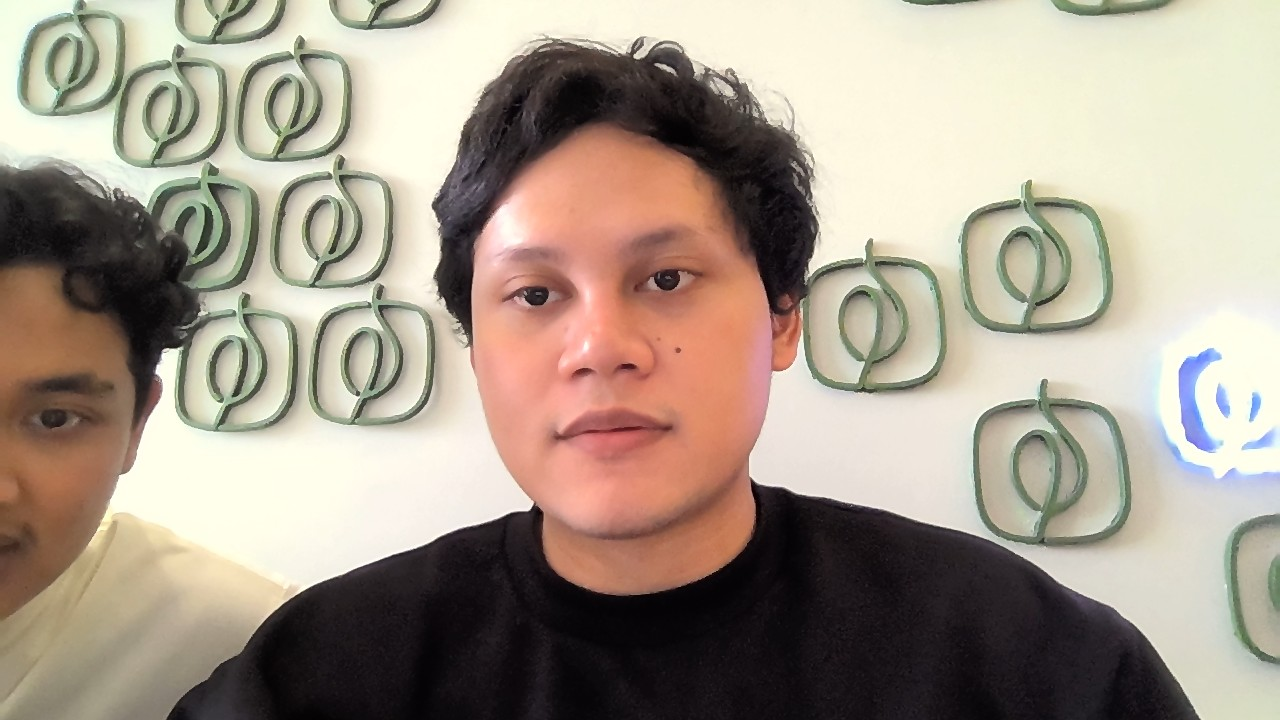
#> input picture dataset/images/enrolled/2702385671.jpg, 1280 x 720 px
$ python -i prepare_dataset.py   (imports and definitions only)
#> lines starting #> are read from the running program, lines starting #| are printed output that depends on the picture; after the words box and inside, x2 and y2 are one past the last pixel; in counts of white or black regions, pixels touching at a corner belong together
#> further down, picture is the input picture: shape (720, 1280, 3); mean B, G, R 138.5, 152.9, 165.1
"""Generator & pengaya metadata dataset wajah Pasien Rumah Sakit (SIMRS Face Recognition).

Menghasilkan/memperbarui:
- dataset/images/enrolled/       : 20 foto wajah pasien terdaftar (640x480 JPEG)
- dataset/images/test_positive/  : 20 foto variasi kamera/pencahayaan pasien terdaftar
- dataset/images/test_negative/  : 5 foto wajah pengunjung belum terdaftar (uji True Negative)
- dataset/metadata.json          : Data Rekam Medis lengkap 20 pasien (No. RM, NIK, Alergi, Riwayat Berobat)
- dataset/metadata.csv           : Tabel ringkasan data pasien format CSV untuk lampiran skripsi
- dataset/test_cases.json        : Skenario pengujian 25 sampel uji
"""

from __future__ import annotations

import csv
import json
import os
import tempfile
import urllib.request
from pathlib import Path
from typing import Any

import cv2
import numpy as np

BASE_DIR = Path(__file__).resolve().parent
ENROLLED_DIR = BASE_DIR / "images" / "enrolled"
POSITIVE_DIR = BASE_DIR / "images" / "test_positive"
NEGATIVE_DIR = BASE_DIR / "images" / "test_negative"

TARGET_WIDTH = 640
TARGET_HEIGHT = 480

ENROLLED_PATIENTS: list[dict[str, Any]] = [
    {
        "person_id": "MHS-2026-001",
        "no_rm": "RM-2026-001",
        "nik": "3273011405950001",
        "full_name": "Aditya Pratama",
        "gender": "L",
        "age": 31,
        "blood_type": "O+",
        "insurance": "BPJS Kesehatan",
        "allergies": "Penisilin (Antibiotik), Udang",
        "chronic_conditions": "Hipertensi Ringan",
        "poliklinik": "Poli Penyakit Dalam",
        "dokter": "dr. Hendra Wijaya, Sp.PD",
        "pravatar_id": 3,
        "medical_history": [
            {
                "date": "2026-09-18",
                "poliklinik": "Poli Penyakit Dalam",
                "doctor": "dr. Hendra Wijaya, Sp.PD",
                "diagnosis": "Hipertensi Esensial (I10)",
                "treatment": "Amlodipine 5mg 1x1, Edukasi diet rendah garam",
            },
            {
                "date": "2026-07-04",
                "poliklinik": "Poli Umum",
                "doctor": "dr. Sinta Maharani",
                "diagnosis": "Gastritis Akut (K29.1)",
                "treatment": "Omeprazole 20mg 2x1, Antasida Doen",
            },
        ],
    },
    {
        "person_id": "MHS-2026-002",
        "no_rm": "RM-2026-002",
        "nik": "3273025808990002",
        "full_name": "Nabila Putri Maharani",
        "gender": "P",
        "age": 27,
        "blood_type": "A+",
        "insurance": "Asuransi Swasta",
        "allergies": "Ibuprofen (NSAID), Debu",
        "chronic_conditions": "Asma Bronkial",
        "poliklinik": "Poli Paru & Pernapasan",
        "dokter": "dr. Faisal Rahman, Sp.P",
        "pravatar_id": 5,
        "medical_history": [
            {
                "date": "2026-09-25",
                "poliklinik": "Poli Paru & Pernapasan",
                "doctor": "dr. Faisal Rahman, Sp.P",
                "diagnosis": "Asma Bronkial Terkontrol (J45.9)",
                "treatment": "Inhaler Salbutamol, Cetirizine 10mg",
            },
            {
                "date": "2026-06-12",
                "poliklinik": "Poli Umum",
                "doctor": "dr. Sinta Maharani",
                "diagnosis": "ISPA Ringan (J06.9)",
                "treatment": "Paracetamol 500mg, Vitamin C",
            },
        ],
    },
    {
        "person_id": "MHS-2026-003",
        "no_rm": "RM-2026-003",
        "nik": "3273032101880003",
        "full_name": "Rizky Ramadhan",
        "gender": "L",
        "age": 38,
        "blood_type": "B+",
        "insurance": "BPJS Kesehatan",
        "allergies": "Tidak Ada Alergi",
        "chronic_conditions": "Diabetes Melitus Tipe 2",
        "poliklinik": "Poli Penyakit Dalam",
        "dokter": "dr. Hendra Wijaya, Sp.PD",
        "pravatar_id": 6,
        "medical_history": [
            {
                "date": "2026-09-10",
                "poliklinik": "Poli Penyakit Dalam",
                "doctor": "dr. Hendra Wijaya, Sp.PD",
                "diagnosis": "Diabetes Melitus Tipe 2 (E11)",
                "treatment": "Metformin 500mg 2x1, Cek HbA1c rutin",
            }
        ],
    },
    {
        "person_id": "MHS-2026-004",
        "no_rm": "RM-2026-004",
        "nik": "3273046204960004",
        "full_name": "Aulia Rahmawati",
        "gender": "P",
        "age": 30,
        "blood_type": "O+",
        "insurance": "BPJS Kesehatan",
        "allergies": "Amoxicillin",
        "chronic_conditions": "Tidak Ada",
        "poliklinik": "Poli Mata",
        "dokter": "dr. Ratna Kusuma, Sp.M",
        "pravatar_id": 9,
        "medical_history": [
            {
                "date": "2026-08-29",
                "poliklinik": "Poli Mata",
                "doctor": "dr. Ratna Kusuma, Sp.M",
                "diagnosis": "Miopia & Astigmatisme (H52.1)",
                "treatment": "Resep kacamata koreksi & tetes mata Sodium Hyaluronate",
            }
        ],
    },
    {
        "person_id": "MHS-2026-005",
        "no_rm": "RM-2026-005",
        "nik": "3273051907920005",
        "full_name": "Fajar Nugroho",
        "gender": "L",
        "age": 34,
        "blood_type": "AB+",
        "insurance": "Umum",
        "allergies": "Tidak Ada Alergi",
        "chronic_conditions": "Dislipidemia",
        "poliklinik": "Poli Jantung",
        "dokter": "dr. Bambang Hartono, Sp.JP",
        "pravatar_id": 12,
        "medical_history": [
            {
                "date": "2026-09-02",
                "poliklinik": "Poli Jantung",
                "doctor": "dr. Bambang Hartono, Sp.JP",
                "diagnosis": "Hiperkolesterolemia (E78.0)",
                "treatment": "Simvastatin 20mg 1x1 malam, EKG Normal",
            }
        ],
    },
    {
        "person_id": "MHS-2026-006",
        "no_rm": "RM-2026-006",
        "nik": "3273064511980006",
        "full_name": "Siti Nurhaliza",
        "gender": "P",
        "age": 28,
        "blood_type": "A+",
        "insurance": "BPJS Kesehatan",
        "allergies": "Antibiotik Sulfa",
        "chronic_conditions": "Tidak Ada",
        "poliklinik": "Poli Gigi & Mulut",
        "dokter": "drg. Nadia Larasati",
        "pravatar_id": 16,
        "medical_history": [
            {
                "date": "2026-09-14",
                "poliklinik": "Poli Gigi & Mulut",
                "doctor": "drg. Nadia Larasati",
                "diagnosis": "Pulpitis Irreversible Molar 1 (K04.0)",
                "treatment": "Perawatan saluran akar tahap 1, Asam Mefenamat 500mg",
            }
        ],
    },
    {
        "person_id": "MHS-2026-007",
        "no_rm": "RM-2026-007",
        "nik": "3273071103910007",
        "full_name": "Dimas Wahyu Saputra",
        "gender": "L",
        "age": 35,
        "blood_type": "O+",
        "insurance": "Asuransi Swasta",
        "allergies": "Kacang Tanah",
        "chronic_conditions": "Vertigo Perifer",
        "poliklinik": "Poli Saraf (Neurologi)",
        "dokter": "dr. Arifin Putra, Sp.N",
        "pravatar_id": 15,
        "medical_history": [
            {
                "date": "2026-09-21",
                "poliklinik": "Poli Saraf (Neurologi)",
                "doctor": "dr. Arifin Putra, Sp.N",
                "diagnosis": "Benign Paroxysmal Positional Vertigo (H81.1)",
                "treatment": "Betahistine Mesylate 6mg 3x1, Flunarizine 5mg",
            }
        ],
    },
    {
        "person_id": "MHS-2026-008",
        "no_rm": "RM-2026-008",
        "nik": "3273085409970008",
        "full_name": "Intan Permatasari",
        "gender": "P",
        "age": 29,
        "blood_type": "B+",
        "insurance": "BPJS Kesehatan",
        "allergies": "Tidak Ada Alergi",
        "chronic_conditions": "Dermatitis Atopik",
        "poliklinik": "Poli Kulit & Kelamin",
        "dokter": "dr. Clara Wijaya, Sp.KK",
        "pravatar_id": 19,
        "medical_history": [
            {
                "date": "2026-08-30",
                "poliklinik": "Poli Kulit & Kelamin",
                "doctor": "dr. Clara Wijaya, Sp.KK",
                "diagnosis": "Dermatitis Atopik (L20)",
                "treatment": "Krim Hydrocortisone 1%, Loratadine 10mg",
            }
        ],
    },
    {
        "person_id": "MHS-2026-009",
        "no_rm": "RM-2026-009",
        "nik": "3273092812850009",
        "full_name": "Bagas Kurniawan",
        "gender": "L",
        "age": 40,
        "blood_type": "A+",
        "insurance": "BPJS Kesehatan",
        "allergies": "Aspirin",
        "chronic_conditions": "Asam Urat (Gout)",
        "poliklinik": "Poli Penyakit Dalam",
        "dokter": "dr. Hendra Wijaya, Sp.PD",
        "pravatar_id": 17,
        "medical_history": [
            {
                "date": "2026-09-19",
                "poliklinik": "Poli Penyakit Dalam",
                "doctor": "dr. Hendra Wijaya, Sp.PD",
                "diagnosis": "Gout Arthritis (M10.9)",
                "treatment": "Allopurinol 100mg 1x1, Kolkisin 0.5mg",
            }
        ],
    },
    {
        "person_id": "MHS-2026-010",
        "no_rm": "RM-2026-010",
        "nik": "3273106002940010",
        "full_name": "Dewi Anggraini",
        "gender": "P",
        "age": 32,
        "blood_type": "O+",
        "insurance": "BPJS Kesehatan",
        "allergies": "Seafood (Kepiting)",
        "chronic_conditions": "Tidak Ada",
        "poliklinik": "Poli THT",
        "dokter": "dr. Lukman Hakim, Sp.THT-KL",
        "pravatar_id": 21,
        "medical_history": [
            {
                "date": "2026-09-05",
                "poliklinik": "Poli THT",
                "doctor": "dr. Lukman Hakim, Sp.THT-KL",
                "diagnosis": "Rhinitis Alergi (J30.4)",
                "treatment": "Fluticasone Nasal Spray, Cetirizine 10mg",
            }
        ],
    },
    {
        "person_id": "MHS-2026-011",
        "no_rm": "RM-2026-011",
        "nik": "3273111506900011",
        "full_name": "Ilham Maulana",
        "gender": "L",
        "age": 36,
        "blood_type": "B+",
        "insurance": "Umum",
        "allergies": "Tidak Ada Alergi",
        "chronic_conditions": "Nyeri Punggung Bawah",
        "poliklinik": "Poli Ortopedi",
        "dokter": "dr. Kevin Santoso, Sp.OT",
        "pravatar_id": 33,
        "medical_history": [
            {
                "date": "2026-09-11",
                "poliklinik": "Poli Ortopedi",
                "doctor": "dr. Kevin Santoso, Sp.OT",
                "diagnosis": "Low Back Pain / Muscle Spasm (M54.5)",
                "treatment": "Eperisone HCl 50mg 2x1, Rujukan Fisioterapi",
            }
        ],
    },
    {
        "person_id": "MHS-2026-012",
        "no_rm": "RM-2026-012",
        "nik": "3273124903980012",
        "full_name": "Putri Ayu Lestari",
        "gender": "P",
        "age": 28,
        "blood_type": "AB+",
        "insurance": "BPJS Kesehatan",
        "allergies": "Paracetamol Dosis Tinggi",
        "chronic_conditions": "Migrain Kronis",
        "poliklinik": "Poli Saraf (Neurologi)",
        "dokter": "dr. Arifin Putra, Sp.N",
        "pravatar_id": 23,
        "medical_history": [
            {
                "date": "2026-09-22",
                "poliklinik": "Poli Saraf (Neurologi)",
                "doctor": "dr. Arifin Putra, Sp.N",
                "diagnosis": "Migraine without Aura (G43.0)",
                "treatment": "Sumatriptan 50mg prn, Vitamin B Kompleks",
            }
        ],
    },
    {
        "person_id": "MHS-2026-013",
        "no_rm": "RM-2026-013",
        "nik": "3273130810870013",
        "full_name": "Reza Pahlevi",
        "gender": "L",
        "age": 39,
        "blood_type": "O+",
        "insurance": "BPJS Kesehatan",
        "allergies": "Tidak Ada Alergi",
        "chronic_conditions": "GERD",
        "poliklinik": "Poli Penyakit Dalam",
        "dokter": "dr. Hendra Wijaya, Sp.PD",
        "pravatar_id": 52,
        "medical_history": [
            {
                "date": "2026-09-15",
                "poliklinik": "Poli Penyakit Dalam",
                "doctor": "dr. Hendra Wijaya, Sp.PD",
                "diagnosis": "Gastroesophageal Reflux Disease (K21.9)",
                "treatment": "Lansoprazole 30mg 1x1, Sucralfate Sirup 3x1",
            }
        ],
    },
    {
        "person_id": "MHS-2026-014",
        "no_rm": "RM-2026-014",
        "nik": "3273145207990014",
        "full_name": "Anisa Fitriani",
        "gender": "P",
        "age": 27,
        "blood_type": "A+",
        "insurance": "Asuransi Swasta",
        "allergies": "Lateks",
        "chronic_conditions": "Anemia Defisiensi Besi",
        "poliklinik": "Poli Umum",
        "dokter": "dr. Sinta Maharani",
        "pravatar_id": 27,
        "medical_history": [
            {
                "date": "2026-09-08",
                "poliklinik": "Poli Umum",
                "doctor": "dr. Sinta Maharani",
                "diagnosis": "Anemia Defisiensi Besi (D50.9)",
                "treatment": "Ferrous Sulfate 300mg 1x1, Asam Folat",
            }
        ],
    },
    {
        "person_id": "MHS-2026-015",
        "no_rm": "RM-2026-015",
        "nik": "3273152304830015",
        "full_name": "Hendra Gunawan",
        "gender": "L",
        "age": 43,
        "blood_type": "B+",
        "insurance": "BPJS Kesehatan",
        "allergies": "Ciprofloxacin",
        "chronic_conditions": "Hipertensi & Kolesterol",
        "poliklinik": "Poli Jantung",
        "dokter": "dr. Bambang Hartono, Sp.JP",
        "pravatar_id": 53,
        "medical_history": [
            {
                "date": "2026-09-27",
                "poliklinik": "Poli Jantung",
                "doctor": "dr. Bambang Hartono, Sp.JP",
                "diagnosis": "Hypertensive Heart Disease (I11.9)",
                "treatment": "Candersartan 8mg 1x1, Atorvastatin 20mg 1x1",
            }
        ],
    },
    {
        "person_id": "MHS-2026-016",
        "no_rm": "RM-2026-016",
        "nik": "3273166701960016",
        "full_name": "Citra Kirana Dewi",
        "gender": "P",
        "age": 30,
        "blood_type": "O+",
        "insurance": "BPJS Kesehatan",
        "allergies": "Tidak Ada Alergi",
        "chronic_conditions": "Tidak Ada",
        "poliklinik": "Poli Gigi & Mulut",
        "dokter": "drg. Nadia Larasati",
        "pravatar_id": 28,
        "medical_history": [
            {
                "date": "2026-08-19",
                "poliklinik": "Poli Gigi & Mulut",
                "doctor": "drg. Nadia Larasati",
                "diagnosis": "Karang Gigi / Calculus Dental (K03.6)",
                "treatment": "Scaling rahang atas & bawah, Obat kumur Chlorhexidine",
            }
        ],
    },
    {
        "person_id": "MHS-2026-017",
        "no_rm": "RM-2026-017",
        "nik": "3273171209890017",
        "full_name": "Arif Budiman",
        "gender": "L",
        "age": 37,
        "blood_type": "A+",
        "insurance": "Umum",
        "allergies": "Kotrimoksazol",
        "chronic_conditions": "Sinusitis",
        "poliklinik": "Poli THT",
        "dokter": "dr. Lukman Hakim, Sp.THT-KL",
        "pravatar_id": 56,
        "medical_history": [
            {
                "date": "2026-09-12",
                "poliklinik": "Poli THT",
                "doctor": "dr. Lukman Hakim, Sp.THT-KL",
                "diagnosis": "Sinusitis Maksilaris Akut (J01.0)",
                "treatment": "Co-Amoxiclav 625mg 3x1, Pseudoephedrine",
            }
        ],
    },
    {
        "person_id": "MHS-2026-018",
        "no_rm": "RM-2026-018",
        "nik": "3273184405970018",
        "full_name": "Larasati Kusuma",
        "gender": "P",
        "age": 29,
        "blood_type": "B+",
        "insurance": "BPJS Kesehatan",
        "allergies": "Tidak Ada Alergi",
        "chronic_conditions": "Mata Kering (Dry Eye)",
        "poliklinik": "Poli Mata",
        "dokter": "dr. Ratna Kusuma, Sp.M",
        "pravatar_id": 32,
        "medical_history": [
            {
                "date": "2026-09-20",
                "poliklinik": "Poli Mata",
                "doctor": "dr. Ratna Kusuma, Sp.M",
                "diagnosis": "Dry Eye Syndrome (H04.12)",
                "treatment": "Artificial Tears ED 4x1 tetes ODS",
            }
        ],
    },
    {
        "person_id": "MHS-2026-019",
        "no_rm": "RM-2026-019",
        "nik": "3273192911930019",
        "full_name": "Yoga Pratama Putra",
        "gender": "L",
        "age": 32,
        "blood_type": "O+",
        "insurance": "Asuransi Swasta",
        "allergies": "Metampiron (Antalgin)",
        "chronic_conditions": "Tidak Ada",
        "poliklinik": "Poli Umum",
        "dokter": "dr. Sinta Maharani",
        "pravatar_id": 59,
        "medical_history": [
            {
                "date": "2026-09-17",
                "poliklinik": "Poli Umum",
                "doctor": "dr. Sinta Maharani",
                "diagnosis": "Observasi Febris / Demam Hari ke-2 (R50.9)",
                "treatment": "Paracetamol 500mg 3x1, Cek Darah Rutin",
            }
        ],
    },
    {
        "person_id": "MHS-2026-020",
        "no_rm": "RM-2026-020",
        "nik": "3273205508950020",
        "full_name": "Rania Safitri",
        "gender": "P",
        "age": 31,
        "blood_type": "A+",
        "insurance": "BPJS Kesehatan",
        "allergies": "Debu & Dingin",
        "chronic_conditions": "Bronkitis Alergi",
        "poliklinik": "Poli Paru & Pernapasan",
        "dokter": "dr. Faisal Rahman, Sp.P",
        "pravatar_id": 36,
        "medical_history": [
            {
                "date": "2026-09-24",
                "poliklinik": "Poli Paru & Pernapasan",
                "doctor": "dr. Faisal Rahman, Sp.P",
                "diagnosis": "Bronkitis Akut (J20.9)",
                "treatment": "Ambroxol 30mg 3x1, Salbutamol 2mg",
            }
        ],
    },
]

NEGATIVE_SUBJECTS: list[dict[str, Any]] = [
    {"test_id": "UNREG-001", "label": "Pasien Belum Terdaftar 1", "pravatar_id": 60},
    {"test_id": "UNREG-002", "label": "Pasien Belum Terdaftar 2", "pravatar_id": 62},
    {"test_id": "UNREG-003", "label": "Pasien Belum Terdaftar 3", "pravatar_id": 65},
    {"test_id": "UNREG-004", "label": "Pasien Belum Terdaftar 4", "pravatar_id": 47},
    {"test_id": "UNREG-005", "label": "Pasien Belum Terdaftar 5", "pravatar_id": 49},
]


# [18 lines left out: functions _load_face_cascade, _download_image, not called in this run]


def _frame_for_webcam(img: np.ndarray) -> np.ndarray:
    bg = cv2.resize(img, (TARGET_WIDTH, TARGET_HEIGHT), interpolation=cv2.INTER_LINEAR)
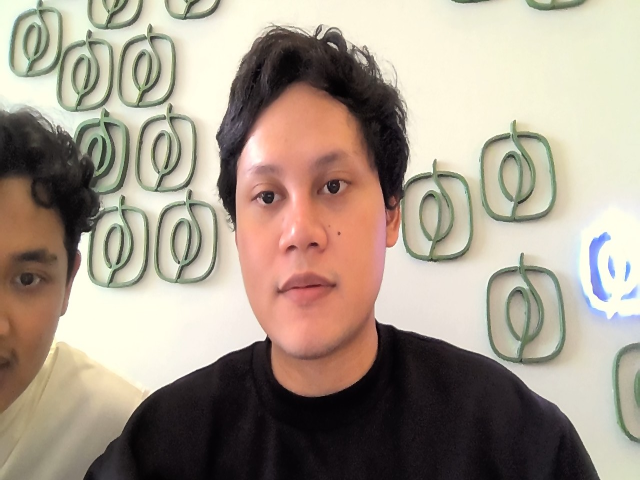
#> bg: shape (480, 640, 3); mean B, G, R 138.5, 152.8, 165.1
    bg = cv2.GaussianBlur(bg, (51, 51), 0)
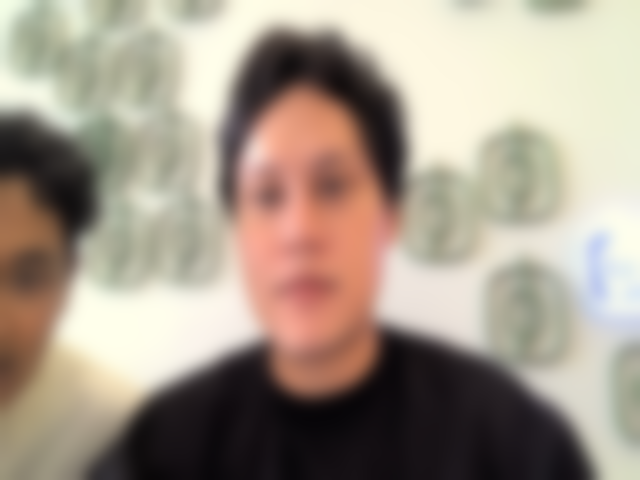
#> bg: shape (480, 640, 3); mean B, G, R 138.5, 152.9, 165.1
    target_portrait_size = 400
    resized_portrait = cv2.resize(
        img, (target_portrait_size, target_portrait_size), interpolation=cv2.INTER_LANCZOS4
    )
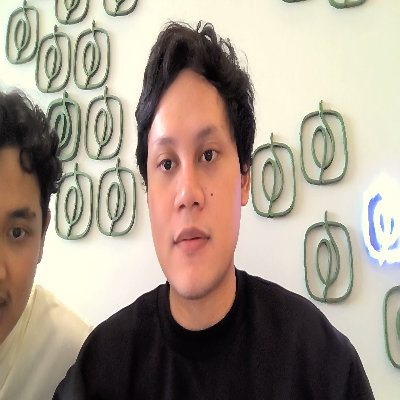
#> resized_portrait: shape (400, 400, 3); mean B, G, R 138.4, 152.8, 165.1
    x_offset = (TARGET_WIDTH - target_portrait_size) // 2
    y_offset = (TARGET_HEIGHT - target_portrait_size) // 2

    mask = np.zeros((target_portrait_size, target_portrait_size), dtype=np.float32)
    cv2.rectangle(mask, (12, 12), (target_portrait_size - 12, target_portrait_size - 12), 1.0, -1)
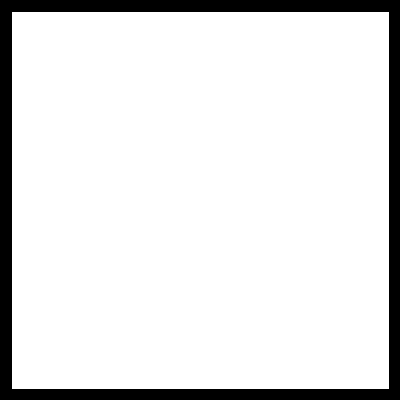
#> mask: shape (400, 400) float32; values 0 (black) and 1 (white), 88.8% white; 1 black region, box (x1, y1, x2, y2) and area: (0, 0, 400, 400) 17871
    mask = cv2.GaussianBlur(mask, (25, 25), 0)[..., None]

    roi = bg[y_offset : y_offset + target_portrait_size, x_offset : x_offset + target_portrait_size]
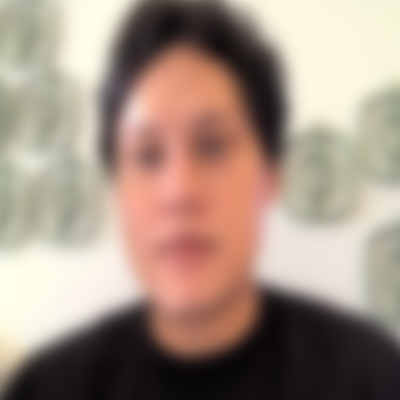
#> roi: shape (400, 400, 3); mean B, G, R 131.2, 144.5, 164.2
    blended = (resized_portrait.astype(np.float32) * mask + roi.astype(np.float32) * (1.0 - mask)).astype(np.uint8)
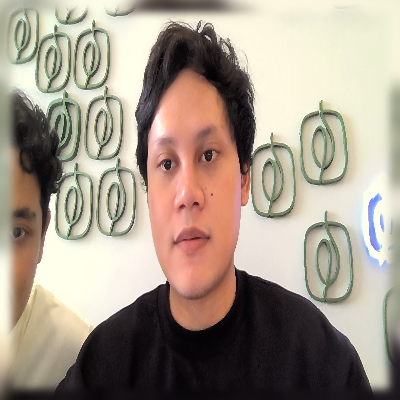
#> blended: shape (400, 400, 3); mean B, G, R 137.6, 151.7, 163.6
    bg[y_offset : y_offset + target_portrait_size, x_offset : x_offset + target_portrait_size] = blended
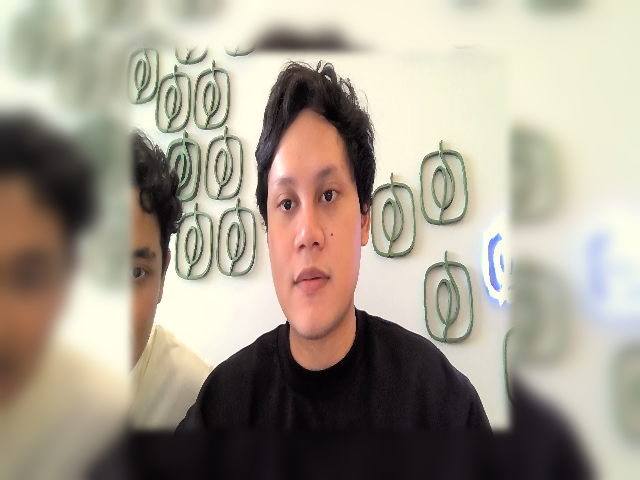
#> bg: shape (480, 640, 3); mean B, G, R 141.8, 156.6, 164.8
    return bg


# [145 lines left out: functions _create_positive_query_variation, main, not called in this run]


# [2 lines not run here, left out]

>>> import cv2
>>> picture = cv2.imread('images/enrolled/2702385671.jpg')
>>> result = _frame_for_webcam(picture)
